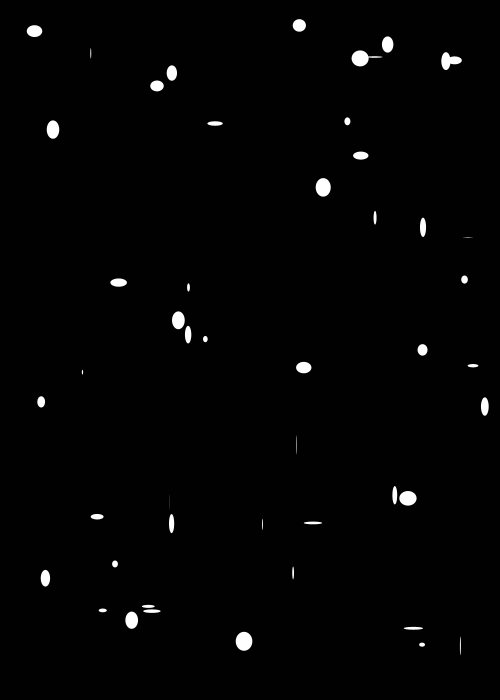
Frame 1 (no input)
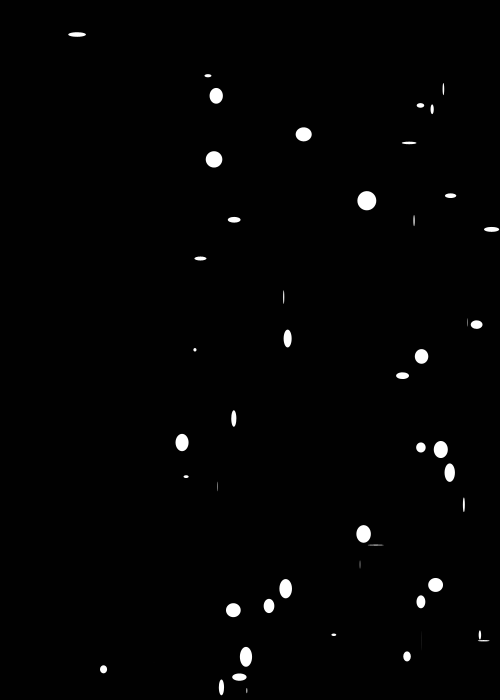
Frame 60 (the mouse pressed at the canvas centre just before this capture)
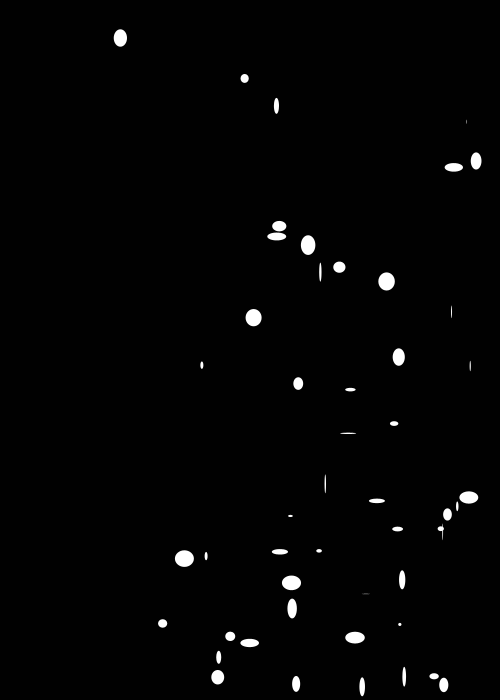
Frame 120 (the mouse held since frame 60 and released just before this capture)

The Processing sketch that drew these frames (run headless with seeded random() and noise(); from frame 60 on, the mouse is pressed at the canvas centre):

// Processing sketch: processing_33742
// ── processing_33742.pde

int numCircles=50;
float gravity= 0.95;

float circleX[] = new float[numCircles];
float circleY[] = new float[numCircles];

float velX[] = new float [numCircles];
float velY[] = new float [numCircles];


void setup() {
  size(500,700);
  smooth();
  noStroke();
  fill(255);
  for(int i=0; i<numCircles; i++) {
  circleX[i] = random(10,width-10);
  circleY[i] = random(10,height-10);

  velX[i] = random(3);
  velY[i] = random(3);
  
  }
}

void draw() {
  background(1);
  
  for(int i=0; i<numCircles; i++) {

    circleX[i] = circleX[i] +velX[i];
    circleY[i] = circleY[i] +velY[i];

    if((circleX[i] <= 10)||(circleX[i]>=width-10)) {
      velX[i] = velX[i] * -1;
    }

    if(circleY[i] <= 10) {
      velY[i] = velY[i] * -1;
    }
    
    if(circleY[i]>=height-10) {
      velY[i] = velY[i] * -0.95;
    }
    ellipse(circleX[i],circleY[i], random(20), random(20));
  }
}
